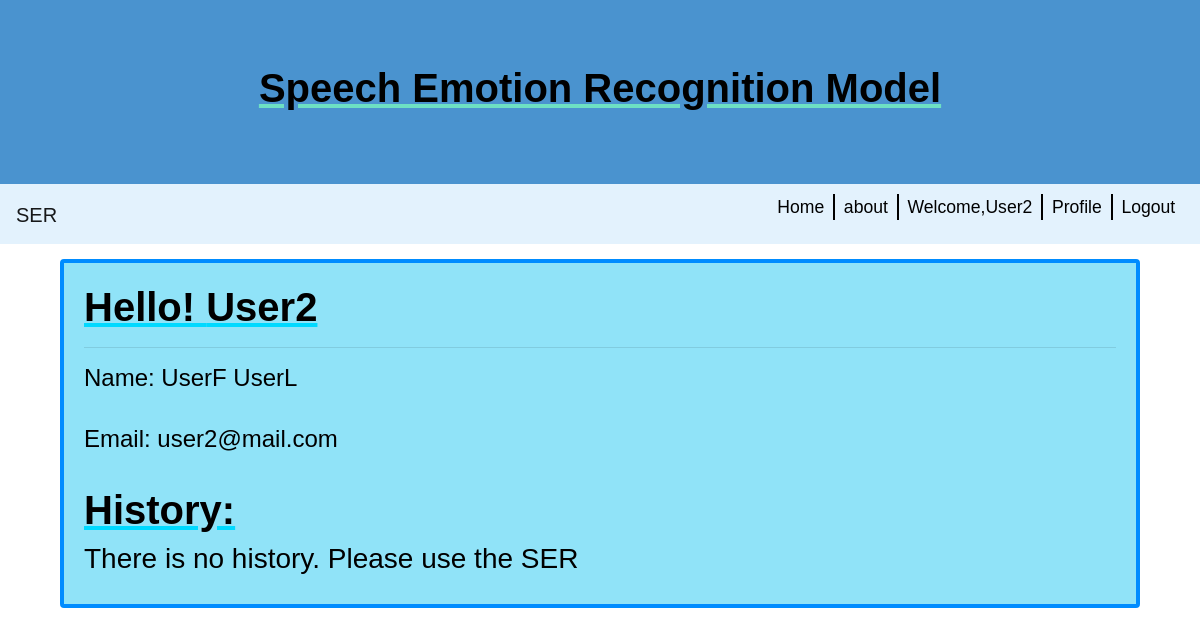
Before: /profile (signed in) with the older database file.
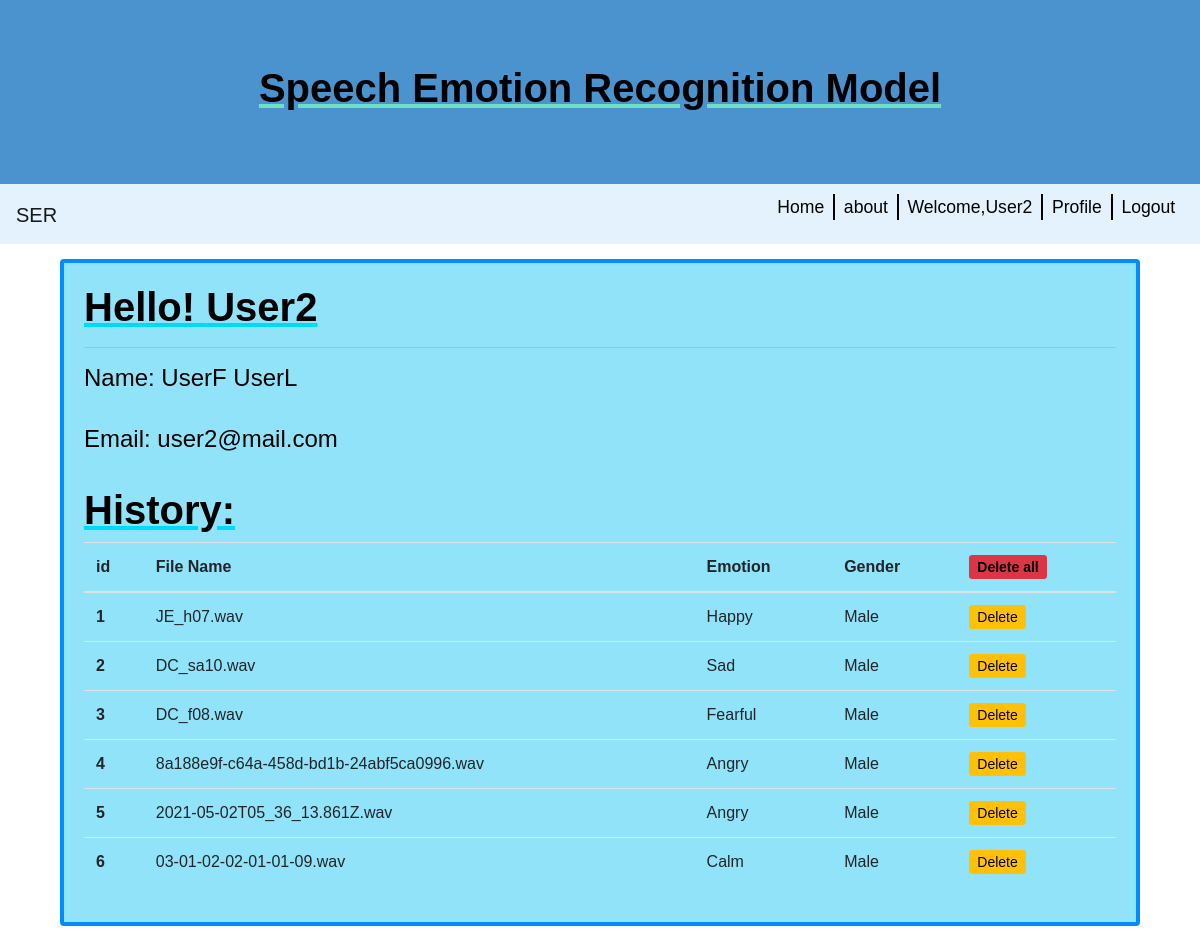
After: the same page with the newer database file.
### app/dbmodels.py (models this page shows, shortened)
class User(db.Model, UserMixin):
  id = db.Column(db.Integer(), primary_key=True)
  email = db.Column(db.String(length=50), nullable=False, unique=True)
  username = db.Column(db.String(length=30), nullable=False, unique=True)
  first_name = db.Column(db.String(length=60), nullable=False)
  last_name = db.Column(db.String(length = 60), nullable=False)
  password_hash = db.Column(db.String(length = 60), nullable=False)
  historyofser = db.relationship('History', backref='owned_by', lazy=True)
  @property
  def password(self):
    return self.password

class History(db.Model):
  id = db.Column(db.Integer(), primary_key=True, unique=True)
  file_name = db.Column(db.String(length = 60), nullable=False)
  emotion = db.Column(db.String(length = 60), nullable=False)
  gender = db.Column(db.String(length = 60), nullable=False)
  data_id = db.Column(db.Integer(), db.ForeignKey('user.id'))

### app/views.py (the view)
@app.route("/profile")
@login_required
def profile():
    if "user" in session:
        users = User.query.filter_by(username=session["user"]).first()
        if users:
            users = User.query.filter_by(username=session["user"]).first()
            history = History.query.filter_by(data_id=users.id).all()
            return render_template("public/profile.html",users=users,histories=history)
    return redirect(url_for('sign_in'))

### app/dbmodels.py (called while the page is built)
@login_manager.user_loader
def load_user(user_id):
    return User.query.get(int(user_id))

### app/templates/public/profile.html (shortened to what this page needs)
{% extends "public/templates/public_template.html" %}
{% block content %}
 <div class="container">
    <div class="box">
        <h1>Hello! {{ users.username }}</h1>
        <hr>
        <h4>Name: {{users.first_name}} {{ users.last_name}}</h4>
        <br>
        <h4>Email: {{users.email}}</h4>
        <br>
        <h1>History: </h1>
        {% if histories|length < 1 %}
        <h3> There is no history. Please use the SER </h3>
        {% else  %}
        <table class="table">
  <thead>
    <tr>
      <th scope="col">id</th>
      <th scope="col">File Name</th>
      <th scope="col">Emotion</th>
      <th scope="col">Gender</th>
      <th scope="col"><a class="btn-sm btn-danger" href="/deleteall/{{ histories[0].data_id }}" style="color: black;">Delete all</a></th>
    </tr>
  </thead>
  <tbody>
{% for history in histories %}
    <tr>
      <th scope="row">{{history.id}}</th>
      <td>{{ history.file_name}}</td>
      <td>{{ history.emotion}}</td>
      <td>{{ history.gender}}</td>
      <td><a class="btn-sm btn-warning " href="/delete/{{ history.id }}" style="color: black;">Delete</a></td>
    </tr>
    {% endfor %}
</table>
        {% endif%}
      </div>
    </div>
{% endblock %}

### app/templates/public/templates/public_template.html (shortened to what this page needs)
<!DOCTYPE html>
<html>
  <head>
    <link
      rel="stylesheet"
      href="https://maxcdn.bootstrapcdn.com/bootstrap/4.5.2/css/bootstrap.min.css"
    />
    <link
      rel="stylesheet"
      type="text/css"
      href="{{url_for('static',filename='/css/style.css')}}"
    />
  </head>
  <body>
   <div class="jumbotron">
      <h1>Speech Emotion Recognition Model</h1>
    </div>
    <nav class="navbar navbar-expand-md navbar-light lined " style="background-color: #e3f2fd;">
  <a class="navbar-brand" href="/">SER</a>
  <div class="collapse navbar-collapse" id="navbarSupportedContent">
    <ul class="navbar-nav ml-auto ">
      <li class="nav-item ">
        <a class="nav-link" href="{{url_for('home_page')}}">Home </a>
      </li>
      <li class="nav-item">
        <a class="nav-link" href="{{url_for('about')}}">about</a>
      </li>
      {% if current_user.is_authenticated %}
      <li class="nav-item">
        <a class="nav-link" >Welcome,{{ current_user.username }}</a>
      </li>
        <li class="nav-item">
        <a class="nav-link" href="{{url_for('profile')}}">Profile</a>
      </li>
       <li class="nav-item">
        <a class="nav-link" href="{{url_for('logout_page')}}">Logout</a>
      </li>
      {% endif %}
    </ul>
  </div>
</nav>
     {% block content %}
    {% endblock %}
</body>
</html>

### app/static/css/style.css (style rules this page uses)
a { color: #337ab7; }
body { line-height: 1.5; font-family: sans-serif; word-wrap: break-word; overflow-wrap: break-word; color:black; }
.container { display: grid; grid-gap:20px ; }
.box { box-sizing: border-box; height: auto; width: auto; margin: 15px; background-color: #90e3f8; border-radius: .25rem; padding: 20px; border: 4px solid rgb(0, 140, 255); }
.jumbotron { background-color:#4a93cf ; margin-bottom: 0%; border-radius: 0%; }
div.jumbotron h1 { position: relative; text-align: center; text-decoration: underline #6de0c3 ; font-weight: bold; }
h1 { text-decoration: underline rgb(0, 217, 255); font-weight: bold; }
li { list-style: none; margin-bottom: 1rem; }
.navbar { padding-top: 10px; }
.navbar .navbar-nav .nav-link { color: #000000; font-size: 1.1em; }
@media only screen and (min-width: 960px) { .navbar .navbar-nav .nav-item .nav-link { padding: 0 0.5em; } }
@media only screen and (min-width: 960px) { .navbar .navbar-nav .nav-item:not(:last-child) .nav-link { border-right: 2px solid #000000; } }

Changed rows visible on the page:
added History: id "1", file_name "JE_h07.wav", emotion "Happy", gender "Male"
added History: id "2", file_name "DC_sa10.wav", emotion "Sad", gender "Male"
added History: id "3", file_name "DC_f08.wav", emotion "Fearful", gender "Male"
added History: id "4", file_name "8a188e9f-c64a-458d-bd1b-24abf5ca0996.wav", emotion "Angry", gender "Male"
added History: id "5", file_name "2021-05-02T05_36_13.861Z.wav", emotion "Angry", gender "Male"
added History: id "6", file_name "03-01-02-02-01-01-09.wav", emotion "Calm", gender "Male"
Other visible differences:
text no longer shown: "There is no history. Please use the SER"
text now shown: "id File Name Emotion Gender Delete all"
